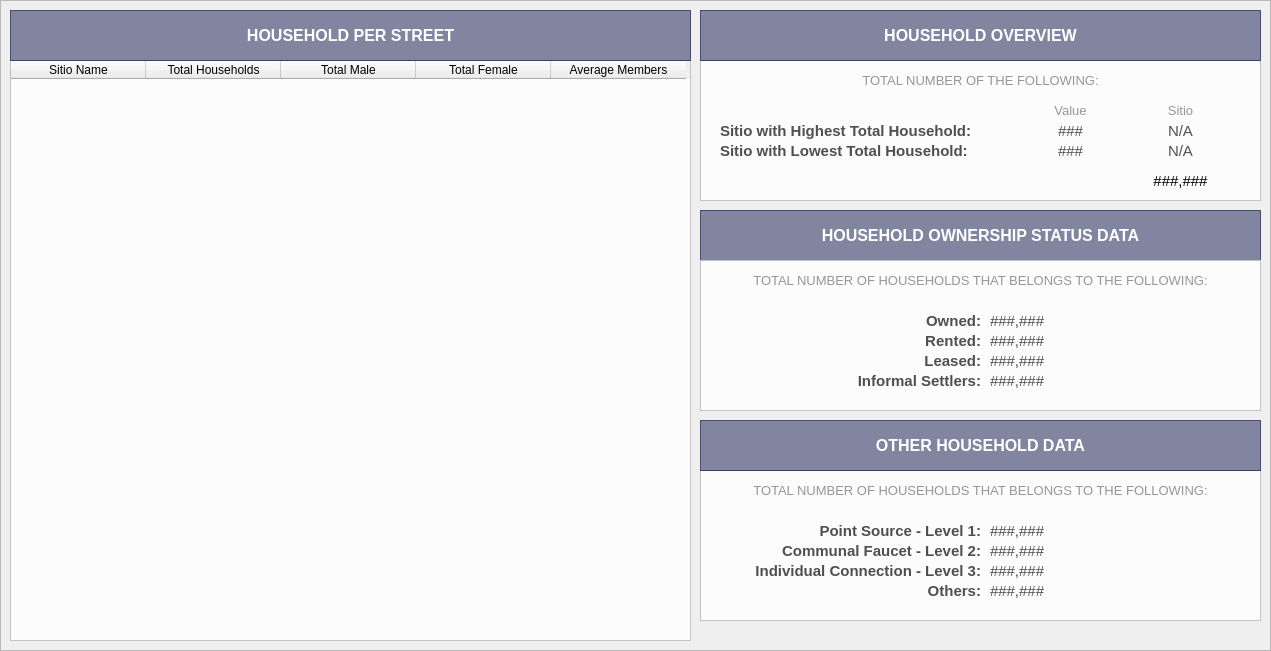
   <widget class="QFrame" name="statistics_frameBody">
    <property name="geometry">
     <rect>
      <x>20</x>
      <y>70</y>
      <width>1271</width>
      <height>651</height>
     </rect>
    </property>
    <property name="styleSheet">
     <string notr="true">#statistics_frameBody{
	background-color: #f2efff;
}</string>
    </property>
    <property name="frameShape">
     <enum>QFrame::Shape::StyledPanel</enum>
    </property>
    <property name="frameShadow">
     <enum>QFrame::Shadow::Raised</enum>
    </property>
    <widget class="QTableWidget" name="household_tablePopulationPerStreet">
     <property name="geometry">
      <rect>
       <x>10</x>
       <y>60</y>
       <width>681</width>
       <height>581</height>
      </rect>
     </property>
     <property name="styleSheet">
      <string notr="true">#household_tablePopulationPerStreet{
	background-color: #fcfcfc;
}</string>
     </property>
     <attribute name="horizontalHeaderDefaultSectionSize">
      <number>135</number>
     </attribute>
     <column>
      <property name="text">
       <string>Sitio Name</string>
      </property>
      <property name="font">
       <font>
        <family>Arial</family>
       </font>
      </property>
      <property name="background">
       <color>
        <red>59</red>
        <green>57</green>
        <blue>100</blue>
       </color>
      </property>
     </column>
     <column>
      <property name="text">
       <string>Total Households</string>
      </property>
      <property name="font">
       <font>
        <family>Arial</family>
       </font>
      </property>
      <property name="background">
       <color>
        <red>59</red>
        <green>57</green>
        <blue>100</blue>
       </color>
      </property>
     </column>
     <column>
      <property name="text">
       <string>Total Male</string>
      </property>
      <property name="font">
       <font>
        <family>Arial</family>
       </font>
      </property>
      <property name="background">
       <color>
        <red>59</red>
        <green>57</green>
        <blue>100</blue>
       </color>
      </property>
     </column>
     <column>
      <property name="text">
       <string>Total Female</string>
      </property>
      <property name="font">
       <font>
        <family>Arial</family>
       </font>
      </property>
      <property name="background">
       <color>
        <red>59</red>
        <green>57</green>
        <blue>100</blue>
       </color>
      </property>
     </column>
     <column>
      <property name="text">
       <string>Average Members</string>
      </property>
      <property name="font">
       <font>
        <family>Arial</family>
       </font>
      </property>
      <property name="background">
       <color>
        <red>59</red>
        <green>57</green>
        <blue>100</blue>
       </color>
      </property>
     </column>
    </widget>
    <widget class="QFrame" name="table_titleFrameStatistics">
     <property name="geometry">
      <rect>
       <x>10</x>
       <y>10</y>
       <width>681</width>
       <height>51</height>
      </rect>
     </property>
     <property name="styleSheet">
      <string notr="true">#table_titleFrameStatistics{
	background-color: rgba(20, 28, 82, 128)
}
</string>
     </property>
     <property name="frameShape">
      <enum>QFrame::Shape::StyledPanel</enum>
     </property>
     <property name="frameShadow">
      <enum>QFrame::Shadow::Raised</enum>
     </property>
     <widget class="QLabel" name="statistics_labelNote">
      <property name="geometry">
       <rect>
        <x>0</x>
        <y>0</y>
        <width>681</width>
        <height>51</height>
       </rect>
      </property>
      <property name="font">
       <font>
        <family>Arial</family>
        <pointsize>12</pointsize>
        <bold>true</bold>
       </font>
      </property>
      <property name="styleSheet">
       <string notr="true">#statistics_labelNote {
	background-color: transparent;
	color: #FFFFFF;
}
</string>
      </property>
      <property name="text">
       <string>HOUSEHOLD PER STREET</string>
      </property>
      <property name="alignment">
       <set>Qt::AlignmentFlag::AlignCenter</set>
      </property>
     </widget>
    </widget>
    <widget class="QFrame" name="demo_frameOthers">
     <property name="geometry">
      <rect>
       <x>700</x>
       <y>60</y>
       <width>561</width>
       <height>141</height>
      </rect>
     </property>
     <property name="styleSheet">
      <string notr="true">#demo_frameOthers{
	background-color: #fcfcfc;
}</string>
     </property>
     <property name="frameShape">
      <enum>QFrame::Shape::StyledPanel</enum>
     </property>
     <property name="frameShadow">
      <enum>QFrame::Shadow::Raised</enum>
     </property>
     <widget class="QLabel" name="value_highest_total_household">
      <property name="geometry">
       <rect>
        <x>330</x>
        <y>60</y>
        <width>81</width>
        <height>21</height>
       </rect>
      </property>
      <property name="font">
       <font>
        <family>Arial</family>
        <pointsize>11</pointsize>
        <bold>false</bold>
       </font>
      </property>
      <property name="styleSheet">
       <string notr="true">#value_highest_total_household {
	background-color: transparent;
	color: #4f4f4f;
}
</string>
      </property>
      <property name="text">
       <string>###</string>
      </property>
      <property name="alignment">
       <set>Qt::AlignmentFlag::AlignCenter</set>
      </property>
     </widget>
     <widget class="QLabel" name="label_top_household_total">
      <property name="geometry">
       <rect>
        <x>20</x>
        <y>60</y>
        <width>301</width>
        <height>21</height>
       </rect>
      </property>
      <property name="font">
       <font>
        <family>Arial</family>
        <pointsize>11</pointsize>
        <bold>true</bold>
       </font>
      </property>
      <property name="styleSheet">
       <string notr="true">#label_top_household_total {
	background-color: transparent;
	color: #4f4f4f;
}
</string>
      </property>
      <property name="text">
       <string>Sitio with Highest Total Household:</string>
      </property>
      <property name="alignment">
       <set>Qt::AlignmentFlag::AlignLeading|Qt::AlignmentFlag::AlignLeft|Qt::AlignmentFlag::AlignVCenter</set>
      </property>
     </widget>
     <widget class="QLabel" name="total_ave_household_size">
      <property name="geometry">
       <rect>
        <x>330</x>
        <y>80</y>
        <width>81</width>
        <height>21</height>
       </rect>
      </property>
      <property name="font">
       <font>
        <family>Arial</family>
        <pointsize>11</pointsize>
        <bold>false</bold>
       </font>
      </property>
      <property name="styleSheet">
       <string notr="true">#total_ave_household_size {
	background-color: transparent;
	color: #4f4f4f;
}
</string>
      </property>
      <property name="text">
       <string>###</string>
      </property>
      <property name="alignment">
       <set>Qt::AlignmentFlag::AlignCenter</set>
      </property>
     </widget>
     <widget class="QLabel" name="label_desc_edlev_2">
      <property name="geometry">
       <rect>
        <x>0</x>
        <y>10</y>
        <width>561</width>
        <height>20</height>
       </rect>
      </property>
      <property name="font">
       <font>
        <family>Arial</family>
        <pointsize>10</pointsize>
       </font>
      </property>
      <property name="styleSheet">
       <string notr="true">#label_desc_edlev_2{
	color: #969696;
}</string>
      </property>
      <property name="text">
       <string>TOTAL NUMBER OF THE FOLLOWING:</string>
      </property>
      <property name="alignment">
       <set>Qt::AlignmentFlag::AlignCenter</set>
      </property>
     </widget>
     <widget class="QLabel" name="label_desc_edlev_3">
      <property name="geometry">
       <rect>
        <x>330</x>
        <y>40</y>
        <width>81</width>
        <height>20</height>
       </rect>
      </property>
      <property name="font">
       <font>
        <family>Arial</family>
        <pointsize>10</pointsize>
       </font>
      </property>
      <property name="styleSheet">
       <string notr="true">#label_desc_edlev_3{
	color: #969696;
}</string>
      </property>
      <property name="text">
       <string>Value</string>
      </property>
      <property name="alignment">
       <set>Qt::AlignmentFlag::AlignCenter</set>
      </property>
     </widget>
     <widget class="QLabel" name="sitio_highest_total">
      <property name="geometry">
       <rect>
        <x>420</x>
        <y>60</y>
        <width>121</width>
        <height>21</height>
       </rect>
      </property>
      <property name="font">
       <font>
        <family>Arial</family>
        <pointsize>11</pointsize>
        <bold>false</bold>
       </font>
      </property>
      <property name="styleSheet">
       <string notr="true">#sitio_highest_total {
	background-color: transparent;
	color: #4f4f4f;
}
</string>
      </property>
      <property name="text">
       <string>N/A</string>
      </property>
      <property name="alignment">
       <set>Qt::AlignmentFlag::AlignCenter</set>
      </property>
     </widget>
     <widget class="QLabel" name="total_deceased_2">
      <property name="geometry">
       <rect>
        <x>420</x>
        <y>110</y>
        <width>121</width>
        <height>21</height>
       </rect>
      </property>
      <property name="font">
       <font>
        <family>Arial</family>
        <pointsize>11</pointsize>
        <bold>false</bold>
       </font>
      </property>
      <property name="styleSheet">
       <string notr="true">#total_deceased {
	background-color: transparent;
	color: #4f4f4f;
}
</string>
      </property>
      <property name="text">
       <string>###,###</string>
      </property>
      <property name="alignment">
       <set>Qt::AlignmentFlag::AlignCenter</set>
      </property>
     </widget>
     <widget class="QLabel" name="label_desc_edlev_4">
      <property name="geometry">
       <rect>
        <x>440</x>
        <y>40</y>
        <width>81</width>
        <height>20</height>
       </rect>
      </property>
      <property name="font">
       <font>
        <family>Arial</family>
        <pointsize>10</pointsize>
       </font>
      </property>
      <property name="styleSheet">
       <string notr="true">#label_desc_edlev_4{
	color: #969696;
}</string>
      </property>
      <property name="text">
       <string>Sitio</string>
      </property>
      <property name="alignment">
       <set>Qt::AlignmentFlag::AlignCenter</set>
      </property>
     </widget>
     <widget class="QLabel" name="label_household_ave_size">
      <property name="geometry">
       <rect>
        <x>20</x>
        <y>80</y>
        <width>251</width>
        <height>21</height>
       </rect>
      </property>
      <property name="font">
       <font>
        <family>Arial</family>
        <pointsize>11</pointsize>
        <bold>true</bold>
       </font>
      </property>
      <property name="styleSheet">
       <string notr="true">#label_household_ave_size {
	background-color: transparent;
	color: #4f4f4f;
}
</string>
      </property>
      <property name="text">
       <string>Sitio with Lowest Total Household:</string>
      </property>
      <property name="alignment">
       <set>Qt::AlignmentFlag::AlignLeading|Qt::AlignmentFlag::AlignLeft|Qt::AlignmentFlag::AlignVCenter</set>
      </property>
     </widget>
     <widget class="QLabel" name="sitio_lowest_total">
      <property name="geometry">
       <rect>
        <x>420</x>
        <y>80</y>
        <width>121</width>
        <height>21</height>
       </rect>
      </property>
      <property name="font">
       <font>
        <family>Arial</family>
        <pointsize>11</pointsize>
        <bold>false</bold>
       </font>
      </property>
      <property name="styleSheet">
       <string notr="true">#sitio_lowest_total {
	background-color: transparent;
	color: #4f4f4f;
}
</string>
      </property>
      <property name="text">
       <string>N/A</string>
      </property>
      <property name="alignment">
       <set>Qt::AlignmentFlag::AlignCenter</set>
      </property>
     </widget>
    </widget>
    <widget class="QFrame" name="table_titleFrameStatistics3_2">
     <property name="geometry">
      <rect>
       <x>700</x>
       <y>10</y>
       <width>561</width>
       <height>51</height>
      </rect>
     </property>
     <property name="styleSheet">
      <string notr="true">#table_titleFrameStatistics3_2{
	background-color: rgba(20, 28, 82, 128)
}
</string>
     </property>
     <property name="frameShape">
      <enum>QFrame::Shape::StyledPanel</enum>
     </property>
     <property name="frameShadow">
      <enum>QFrame::Shadow::Raised</enum>
     </property>
     <widget class="QLabel" name="statistics_labelNote_7">
      <property name="geometry">
       <rect>
        <x>0</x>
        <y>0</y>
        <width>561</width>
        <height>51</height>
       </rect>
      </property>
      <property name="font">
       <font>
        <family>Arial</family>
        <pointsize>12</pointsize>
        <bold>true</bold>
       </font>
      </property>
      <property name="styleSheet">
       <string notr="true">#statistics_labelNote_7 {
	background-color: transparent;
	color: #FFFFFF;
}
</string>
      </property>
      <property name="text">
       <string>HOUSEHOLD OVERVIEW</string>
      </property>
      <property name="alignment">
       <set>Qt::AlignmentFlag::AlignCenter</set>
      </property>
     </widget>
    </widget>
    <widget class="QFrame" name="table_titleFrameStatistics3_3">
     <property name="geometry">
      <rect>
       <x>700</x>
       <y>210</y>
       <width>561</width>
       <height>51</height>
      </rect>
     </property>
     <property name="styleSheet">
      <string notr="true">#table_titleFrameStatistics3_3{
	background-color: rgba(20, 28, 82, 128)
}
</string>
     </property>
     <property name="frameShape">
      <enum>QFrame::Shape::StyledPanel</enum>
     </property>
     <property name="frameShadow">
      <enum>QFrame::Shadow::Raised</enum>
     </property>
     <widget class="QLabel" name="statistics_labelNote_8">
      <property name="geometry">
       <rect>
        <x>0</x>
        <y>0</y>
        <width>561</width>
        <height>51</height>
       </rect>
      </property>
      <property name="font">
       <font>
        <family>Arial</family>
        <pointsize>12</pointsize>
        <bold>true</bold>
       </font>
      </property>
      <property name="styleSheet">
       <string notr="true">#statistics_labelNote_8 {
	background-color: transparent;
	color: #FFFFFF;
}
</string>
      </property>
      <property name="text">
       <string>HOUSEHOLD OWNERSHIP STATUS DATA</string>
      </property>
      <property name="alignment">
       <set>Qt::AlignmentFlag::AlignCenter</set>
      </property>
     </widget>
    </widget>
    <widget class="QFrame" name="demo_frame_ownership">
     <property name="geometry">
      <rect>
       <x>700</x>
       <y>260</y>
       <width>561</width>
       <height>151</height>
      </rect>
     </property>
     <property name="styleSheet">
      <string notr="true">#demo_frame_ownership{
	background-color: #fcfcfc;
}</string>
     </property>
     <property name="frameShape">
      <enum>QFrame::Shape::StyledPanel</enum>
     </property>
     <property name="frameShadow">
      <enum>QFrame::Shadow::Raised</enum>
     </property>
     <widget class="QLabel" name="total_rented">
      <property name="geometry">
       <rect>
        <x>290</x>
        <y>70</y>
        <width>81</width>
        <height>21</height>
       </rect>
      </property>
      <property name="font">
       <font>
        <family>Arial</family>
        <pointsize>11</pointsize>
        <bold>false</bold>
       </font>
      </property>
      <property name="styleSheet">
       <string notr="true">#total_rented {
	background-color: transparent;
	color: #4f4f4f;
}
</string>
      </property>
      <property name="text">
       <string>###,###</string>
      </property>
      <property name="alignment">
       <set>Qt::AlignmentFlag::AlignLeading|Qt::AlignmentFlag::AlignLeft|Qt::AlignmentFlag::AlignVCenter</set>
      </property>
     </widget>
     <widget class="QLabel" name="label_rented">
      <property name="geometry">
       <rect>
        <x>120</x>
        <y>70</y>
        <width>161</width>
        <height>21</height>
       </rect>
      </property>
      <property name="font">
       <font>
        <family>Arial</family>
        <pointsize>11</pointsize>
        <bold>true</bold>
       </font>
      </property>
      <property name="styleSheet">
       <string notr="true">#label_rented {
	background-color: transparent;
	color: #4f4f4f;
}
</string>
      </property>
      <property name="text">
       <string>Rented:</string>
      </property>
      <property name="alignment">
       <set>Qt::AlignmentFlag::AlignRight|Qt::AlignmentFlag::AlignTrailing|Qt::AlignmentFlag::AlignVCenter</set>
      </property>
     </widget>
     <widget class="QLabel" name="total_owned">
      <property name="geometry">
       <rect>
        <x>290</x>
        <y>50</y>
        <width>81</width>
        <height>21</height>
       </rect>
      </property>
      <property name="font">
       <font>
        <family>Arial</family>
        <pointsize>11</pointsize>
        <bold>false</bold>
       </font>
      </property>
      <property name="layoutDirection">
       <enum>Qt::LayoutDirection::LeftToRight</enum>
      </property>
      <property name="styleSheet">
       <string notr="true">#total_owned {
	background-color: transparent;
	color: #4f4f4f;
}
</string>
      </property>
      <property name="text">
       <string>###,###</string>
      </property>
      <property name="alignment">
       <set>Qt::AlignmentFlag::AlignLeading|Qt::AlignmentFlag::AlignLeft|Qt::AlignmentFlag::AlignVCenter</set>
      </property>
     </widget>
     <widget class="QLabel" name="label_owned">
      <property name="geometry">
       <rect>
        <x>120</x>
        <y>50</y>
        <width>161</width>
        <height>21</height>
       </rect>
      </property>
      <property name="font">
       <font>
        <family>Arial</family>
        <pointsize>11</pointsize>
        <bold>true</bold>
       </font>
      </property>
      <property name="styleSheet">
       <string notr="true">#label_owned {
	background-color: transparent;
	color: #4f4f4f;
}
</string>
      </property>
      <property name="text">
       <string>Owned:</string>
      </property>
      <property name="alignment">
       <set>Qt::AlignmentFlag::AlignRight|Qt::AlignmentFlag::AlignTrailing|Qt::AlignmentFlag::AlignVCenter</set>
      </property>
     </widget>
     <widget class="QLabel" name="total_leased">
      <property name="geometry">
       <rect>
        <x>290</x>
        <y>90</y>
        <width>81</width>
        <height>21</height>
       </rect>
      </property>
      <property name="font">
       <font>
        <family>Arial</family>
        <pointsize>11</pointsize>
        <bold>false</bold>
       </font>
      </property>
      <property name="styleSheet">
       <string notr="true">#total_leased {
	background-color: transparent;
	color: #4f4f4f;
}
</string>
      </property>
      <property name="text">
       <string>###,###</string>
      </property>
      <property name="alignment">
       <set>Qt::AlignmentFlag::AlignLeading|Qt::AlignmentFlag::AlignLeft|Qt::AlignmentFlag::AlignVCenter</set>
      </property>
     </widget>
     <widget class="QLabel" name="label_desc_edlev_5">
      <property name="geometry">
       <rect>
        <x>0</x>
        <y>10</y>
        <width>561</width>
        <height>20</height>
       </rect>
      </property>
      <property name="font">
       <font>
        <family>Arial</family>
        <pointsize>10</pointsize>
       </font>
      </property>
      <property name="styleSheet">
       <string notr="true">#label_desc_edlev_5{
	color: #969696;
}</string>
      </property>
      <property name="text">
       <string>TOTAL NUMBER OF HOUSEHOLDS THAT BELONGS TO THE FOLLOWING:</string>
      </property>
      <property name="alignment">
       <set>Qt::AlignmentFlag::AlignCenter</set>
      </property>
     </widget>
     <widget class="QLabel" name="label_leased">
      <property name="geometry">
       <rect>
        <x>120</x>
        <y>90</y>
        <width>161</width>
        <height>21</height>
       </rect>
      </property>
      <property name="font">
       <font>
        <family>Arial</family>
        <pointsize>11</pointsize>
        <bold>true</bold>
       </font>
      </property>
      <property name="styleSheet">
       <string notr="true">#label_leased {
	background-color: transparent;
	color: #4f4f4f;
}
</string>
      </property>
      <property name="text">
       <string>Leased:</string>
      </property>
      <property name="alignment">
       <set>Qt::AlignmentFlag::AlignRight|Qt::AlignmentFlag::AlignTrailing|Qt::AlignmentFlag::AlignVCenter</set>
      </property>
     </widget>
     <widget class="QLabel" name="label_informal_settlers">
      <property name="geometry">
       <rect>
        <x>120</x>
        <y>110</y>
        <width>161</width>
        <height>21</height>
       </rect>
      </property>
      <property name="font">
       <font>
        <family>Arial</family>
        <pointsize>11</pointsize>
        <bold>true</bold>
       </font>
      </property>
      <property name="styleSheet">
       <string notr="true">#label_informal_settlers {
	background-color: transparent;
	color: #4f4f4f;
}
</string>
      </property>
      <property name="text">
       <string>Informal Settlers:</string>
      </property>
      <property name="alignment">
       <set>Qt::AlignmentFlag::AlignRight|Qt::AlignmentFlag::AlignTrailing|Qt::AlignmentFlag::AlignVCenter</set>
      </property>
     </widget>
     <widget class="QLabel" name="total_informal_settlers">
      <property name="geometry">
       <rect>
        <x>290</x>
        <y>110</y>
        <width>81</width>
        <height>21</height>
       </rect>
      </property>
      <property name="font">
       <font>
        <family>Arial</family>
        <pointsize>11</pointsize>
        <bold>false</bold>
       </font>
      </property>
      <property name="styleSheet">
       <string notr="true">#total_informal_settlers {
	background-color: transparent;
	color: #4f4f4f;
}
</string>
      </property>
      <property name="text">
       <string>###,###</string>
      </property>
      <property name="alignment">
       <set>Qt::AlignmentFlag::AlignLeading|Qt::AlignmentFlag::AlignLeft|Qt::AlignmentFlag::AlignVCenter</set>
      </property>
     </widget>
    </widget>
    <widget class="QFrame" name="demo_frame_ownership_2">
     <property name="geometry">
      <rect>
       <x>700</x>
       <y>470</y>
       <width>561</width>
       <height>151</height>
      </rect>
     </property>
     <property name="styleSheet">
      <string notr="true">#demo_frame_ownership_2{
	background-color: #fcfcfc;
}</string>
     </property>
     <property name="frameShape">
      <enum>QFrame::Shape::StyledPanel</enum>
     </property>
     <property name="frameShadow">
      <enum>QFrame::Shadow::Raised</enum>
     </property>
     <widget class="QLabel" name="total_lvl2">
      <property name="geometry">
       <rect>
        <x>290</x>
        <y>70</y>
        <width>81</width>
        <height>21</height>
       </rect>
      </property>
      <property name="font">
       <font>
        <family>Arial</family>
        <pointsize>11</pointsize>
        <bold>false</bold>
       </font>
      </property>
      <property name="styleSheet">
       <string notr="true">#total_lvl2 {
	background-color: transparent;
	color: #4f4f4f;
}
</string>
      </property>
      <property name="text">
       <string>###,###</string>
      </property>
      <property name="alignment">
       <set>Qt::AlignmentFlag::AlignLeading|Qt::AlignmentFlag::AlignLeft|Qt::AlignmentFlag::AlignVCenter</set>
      </property>
     </widget>
     <widget class="QLabel" name="label_communalfaucet">
      <property name="geometry">
       <rect>
        <x>30</x>
        <y>70</y>
        <width>251</width>
        <height>21</height>
       </rect>
      </property>
      <property name="font">
       <font>
        <family>Arial</family>
        <pointsize>11</pointsize>
        <bold>true</bold>
       </font>
      </property>
      <property name="styleSheet">
       <string notr="true">#label_communalfaucet {
	background-color: transparent;
	color: #4f4f4f;
}
</string>
      </property>
      <property name="text">
       <string>Communal Faucet - Level 2:</string>
      </property>
      <property name="alignment">
       <set>Qt::AlignmentFlag::AlignRight|Qt::AlignmentFlag::AlignTrailing|Qt::AlignmentFlag::AlignVCenter</set>
      </property>
     </widget>
     <widget class="QLabel" name="total_lvl1">
      <property name="geometry">
       <rect>
        <x>290</x>
        <y>50</y>
        <width>81</width>
        <height>21</height>
       </rect>
      </property>
      <property name="font">
       <font>
        <family>Arial</family>
        <pointsize>11</pointsize>
        <bold>false</bold>
       </font>
      </property>
      <property name="layoutDirection">
       <enum>Qt::LayoutDirection::LeftToRight</enum>
      </property>
      <property name="styleSheet">
       <string notr="true">#total_lvl1 {
	background-color: transparent;
	color: #4f4f4f;
}
</string>
      </property>
      <property name="text">
       <string>###,###</string>
      </property>
      <property name="alignment">
       <set>Qt::AlignmentFlag::AlignLeading|Qt::AlignmentFlag::AlignLeft|Qt::AlignmentFlag::AlignVCenter</set>
      </property>
     </widget>
     <widget class="QLabel" name="label_pointsource">
      <property name="geometry">
       <rect>
        <x>30</x>
        <y>50</y>
        <width>251</width>
        <height>21</height>
       </rect>
      </property>
      <property name="font">
       <font>
        <family>Arial</family>
        <pointsize>11</pointsize>
        <bold>true</bold>
       </font>
      </property>
      <property name="styleSheet">
       <string notr="true">#label_pointsource {
	background-color: transparent;
	color: #4f4f4f;
}
</string>
      </property>
      <property name="text">
       <string>Point Source - Level 1:</string>
      </property>
      <property name="alignment">
       <set>Qt::AlignmentFlag::AlignRight|Qt::AlignmentFlag::AlignTrailing|Qt::AlignmentFlag::AlignVCenter</set>
      </property>
     </widget>
     <widget class="QLabel" name="total_lvl3">
      <property name="geometry">
       <rect>
        <x>290</x>
        <y>90</y>
        <width>81</width>
        <height>21</height>
       </rect>
      </property>
      <property name="font">
       <font>
        <family>Arial</family>
        <pointsize>11</pointsize>
        <bold>false</bold>
       </font>
      </property>
      <property name="styleSheet">
       <string notr="true">#total_lvl3 {
	background-color: transparent;
	color: #4f4f4f;
}
</string>
      </property>
      <property name="text">
       <string>###,###</string>
      </property>
      <property name="alignment">
       <set>Qt::AlignmentFlag::AlignLeading|Qt::AlignmentFlag::AlignLeft|Qt::AlignmentFlag::AlignVCenter</set>
      </property>
     </widget>
     <widget class="QLabel" name="label_desc_edlev_6">
      <property name="geometry">
       <rect>
        <x>0</x>
        <y>10</y>
        <width>561</width>
        <height>20</height>
       </rect>
      </property>
      <property name="font">
       <font>
        <family>Arial</family>
        <pointsize>10</pointsize>
       </font>
      </property>
      <property name="styleSheet">
       <string notr="true">#label_desc_edlev_6{
	color: #969696;
}</string>
      </property>
      <property name="text">
       <string>TOTAL NUMBER OF HOUSEHOLDS THAT BELONGS TO THE FOLLOWING:</string>
      </property>
      <property name="alignment">
       <set>Qt::AlignmentFlag::AlignCenter</set>
      </property>
     </widget>
     <widget class="QLabel" name="label_individualconnection">
      <property name="geometry">
       <rect>
        <x>30</x>
        <y>90</y>
        <width>251</width>
        <height>21</height>
       </rect>
      </property>
      <property name="font">
       <font>
        <family>Arial</family>
        <pointsize>11</pointsize>
        <bold>true</bold>
       </font>
      </property>
      <property name="styleSheet">
       <string notr="true">#label_individualconnection {
	background-color: transparent;
	color: #4f4f4f;
}
</string>
      </property>
      <property name="text">
       <string>Individual Connection - Level 3:</string>
      </property>
      <property name="alignment">
       <set>Qt::AlignmentFlag::AlignRight|Qt::AlignmentFlag::AlignTrailing|Qt::AlignmentFlag::AlignVCenter</set>
      </property>
     </widget>
     <widget class="QLabel" name="label_others">
      <property name="geometry">
       <rect>
        <x>120</x>
        <y>110</y>
        <width>161</width>
        <height>21</height>
       </rect>
      </property>
      <property name="font">
       <font>
        <family>Arial</family>
        <pointsize>11</pointsize>
        <bold>true</bold>
       </font>
      </property>
      <property name="styleSheet">
       <string notr="true">#label_others {
	background-color: transparent;
	color: #4f4f4f;
}
</string>
      </property>
      <property name="text">
       <string>Others:</string>
      </property>
      <property name="alignment">
       <set>Qt::AlignmentFlag::AlignRight|Qt::AlignmentFlag::AlignTrailing|Qt::AlignmentFlag::AlignVCenter</set>
      </property>
     </widget>
     <widget class="QLabel" name="total_others">
      <property name="geometry">
       <rect>
        <x>290</x>
        <y>110</y>
        <width>81</width>
        <height>21</height>
       </rect>
      </property>
      <property name="font">
       <font>
        <family>Arial</family>
        <pointsize>11</pointsize>
        <bold>false</bold>
       </font>
      </property>
      <property name="styleSheet">
       <string notr="true">#total_others {
	background-color: transparent;
	color: #4f4f4f;
}
</string>
      </property>
      <property name="text">
       <string>###,###</string>
      </property>
      <property name="alignment">
       <set>Qt::AlignmentFlag::AlignLeading|Qt::AlignmentFlag::AlignLeft|Qt::AlignmentFlag::AlignVCenter</set>
      </property>
     </widget>
    </widget>
    <widget class="QFrame" name="table_titleFrameStatistics3_4">
     <property name="geometry">
      <rect>
       <x>700</x>
       <y>420</y>
       <width>561</width>
       <height>51</height>
      </rect>
     </property>
     <property name="styleSheet">
      <string notr="true">#table_titleFrameStatistics3_4{
	background-color: rgba(20, 28, 82, 128)
}
</string>
     </property>
     <property name="frameShape">
      <enum>QFrame::Shape::StyledPanel</enum>
     </property>
     <property name="frameShadow">
      <enum>QFrame::Shadow::Raised</enum>
     </property>
     <widget class="QLabel" name="statistics_labelNote_9">
      <property name="geometry">
       <rect>
        <x>0</x>
        <y>0</y>
        <width>561</width>
        <height>51</height>
       </rect>
      </property>
      <property name="font">
       <font>
        <family>Arial</family>
        <pointsize>12</pointsize>
        <bold>true</bold>
       </font>
      </property>
      <property name="styleSheet">
       <string notr="true">#statistics_labelNote_9 {
	background-color: transparent;
	color: #FFFFFF;
}
</string>
      </property>
      <property name="text">
       <string>OTHER HOUSEHOLD DATA</string>
      </property>
      <property name="alignment">
       <set>Qt::AlignmentFlag::AlignCenter</set>
      </property>
     </widget>
    </widget>
   </widget>
